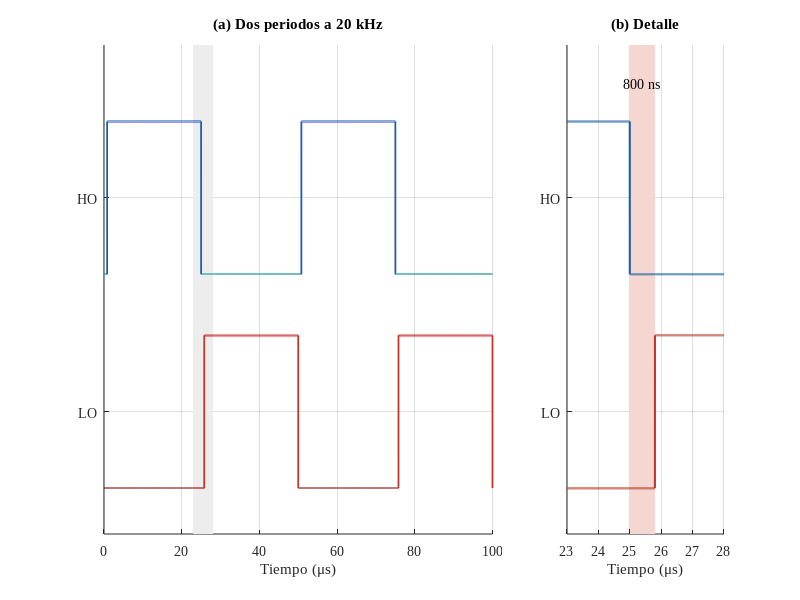

Write MATLAB code to recreate this figure. (Note: this script raises an error after producing the figure.)
% Figura 25. Señales HO y LO de una rama a 20 kHz con tiempo muerto de 800 ns.
clear; close all;
T = 50; td = 0.8;                          % us
t = linspace(0, 100, 40001); ph = mod(t, T);
hi = (ph > td) & (ph < 25); lo = (ph > 25 + td) & (ph < T);
f = figure('Units', 'centimeters', 'Position', [2 2 16 6.5], 'Color', 'w');
a1 = subplot(1, 3, [1 2]);
patch([23 28 28 23], [-0.3 -0.3 2.9 2.9], [0.93 0.93 0.93], 'EdgeColor', 'none'); hold on;
plot(t, hi + 1.4, 'Color', [0.12 0.37 0.66], 'LineWidth', 1.3); plot(t, lo, 'Color', [0.75 0.22 0.17], 'LineWidth', 1.3);
yticks([0.5 1.9]); yticklabels({'LO', 'HO'}); ylim([-0.3 2.9]); xlabel('Tiempo (\mus)'); title('(a) Dos periodos a 20 kHz'); grid on;
a2 = subplot(1, 3, 3);
tz = linspace(23, 28, 5001); pz = mod(tz, T);
hz = (pz > td) & (pz < 25); lz = (pz > 25 + td) & (pz < T);
patch([25 25.8 25.8 25], [-0.3 -0.3 2.9 2.9], [0.96 0.84 0.82], 'EdgeColor', 'none'); hold on;
plot(tz, hz + 1.4, 'Color', [0.12 0.37 0.66], 'LineWidth', 1.5); plot(tz, lz, 'Color', [0.75 0.22 0.17], 'LineWidth', 1.5);
text(25.4, 2.65, '800 ns', 'HorizontalAlignment', 'center', 'FontName', 'Times New Roman');
yticks([0.5 1.9]); yticklabels({'LO', 'HO'}); ylim([-0.3 2.9]); xlabel('Tiempo (\mus)'); title('(b) Detalle'); grid on;
set([a1 a2], 'FontName', 'Times New Roman', 'FontSize', 10);
exportgraphics(f, fullfile(carpeta_figuras, 'Figura_25_tiempo_muerto_800ns.png'), 'Resolution', 300);
